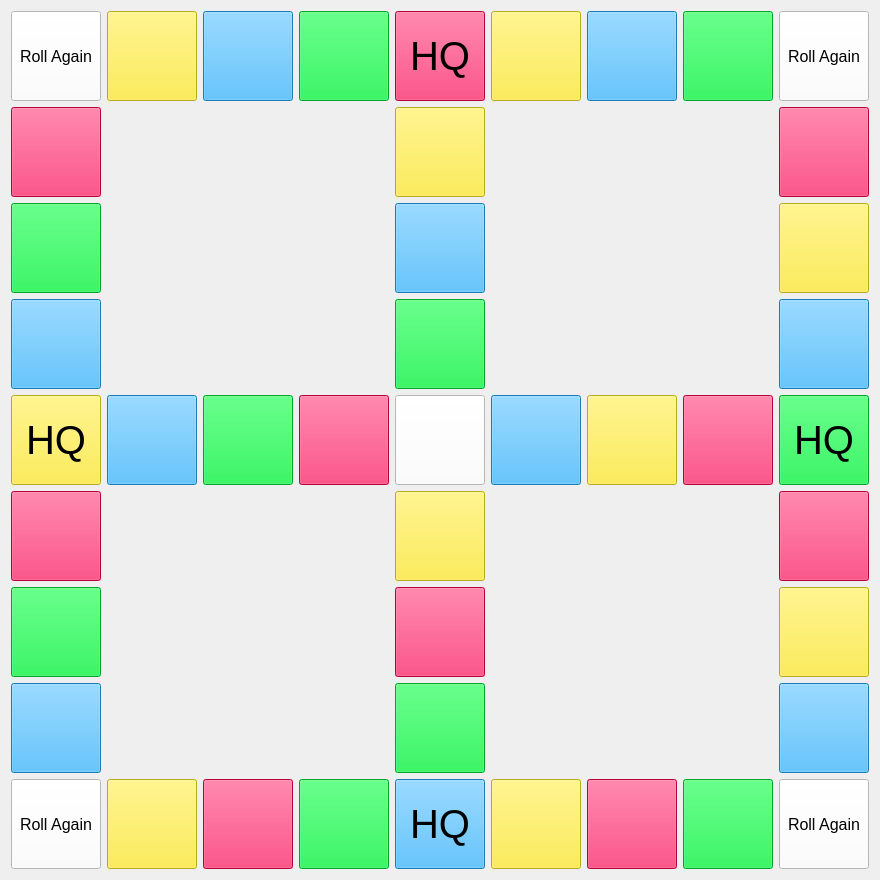
  <widget class="QWidget" name="layoutWidget">
   <property name="geometry">
    <rect>
     <x>40</x>
     <y>10</y>
     <width>868</width>
     <height>868</height>
    </rect>
   </property>
   <layout class="QGridLayout" name="gridLayout">
    <property name="sizeConstraint">
     <enum>QLayout::SetFixedSize</enum>
    </property>
    <item row="2" column="4">
     <widget class="QPushButton" name="btn_14">
      <property name="minimumSize">
       <size>
        <width>90</width>
        <height>90</height>
       </size>
      </property>
      <property name="maximumSize">
       <size>
        <width>90</width>
        <height>90</height>
       </size>
      </property>
      <property name="font">
       <font>
        <pointsize>30</pointsize>
       </font>
      </property>
      <property name="styleSheet">
       <string notr="true">background-color: rgb(255, 236, 39);</string>
      </property>
      <property name="text">
       <string/>
      </property>
     </widget>
    </item>
    <item row="0" column="0">
     <widget class="QPushButton" name="btn_1">
      <property name="minimumSize">
       <size>
        <width>90</width>
        <height>90</height>
       </size>
      </property>
      <property name="maximumSize">
       <size>
        <width>90</width>
        <height>90</height>
       </size>
      </property>
      <property name="font">
       <font>
        <pointsize>12</pointsize>
       </font>
      </property>
      <property name="styleSheet">
       <string notr="true">background-color: rgb(255, 255, 255);</string>
      </property>
      <property name="text">
       <string>Roll Again</string>
      </property>
     </widget>
    </item>
    <item row="12" column="7">
     <widget class="QPushButton" name="btn_80">
      <property name="minimumSize">
       <size>
        <width>90</width>
        <height>90</height>
       </size>
      </property>
      <property name="maximumSize">
       <size>
        <width>90</width>
        <height>90</height>
       </size>
      </property>
      <property name="font">
       <font>
        <pointsize>30</pointsize>
       </font>
      </property>
      <property name="styleSheet">
       <string notr="true">background-color: rgb(0, 228, 54);</string>
      </property>
      <property name="text">
       <string/>
      </property>
     </widget>
    </item>
    <item row="0" column="6">
     <widget class="QPushButton" name="btn_7">
      <property name="minimumSize">
       <size>
        <width>90</width>
        <height>90</height>
       </size>
      </property>
      <property name="maximumSize">
       <size>
        <width>90</width>
        <height>90</height>
       </size>
      </property>
      <property name="font">
       <font>
        <pointsize>30</pointsize>
       </font>
      </property>
      <property name="styleSheet">
       <string notr="true">background-color: rgb(41, 173, 255);</string>
      </property>
      <property name="text">
       <string/>
      </property>
     </widget>
    </item>
    <item row="10" column="0">
     <widget class="QPushButton" name="btn_64">
      <property name="minimumSize">
       <size>
        <width>90</width>
        <height>90</height>
       </size>
      </property>
      <property name="maximumSize">
       <size>
        <width>90</width>
        <height>90</height>
       </size>
      </property>
      <property name="font">
       <font>
        <pointsize>30</pointsize>
       </font>
      </property>
      <property name="styleSheet">
       <string notr="true">background-color: rgb(41, 173, 255);</string>
      </property>
      <property name="text">
       <string/>
      </property>
     </widget>
    </item>
    <item row="8" column="4">
     <widget class="QPushButton" name="btn_59">
      <property name="minimumSize">
       <size>
        <width>90</width>
        <height>90</height>
       </size>
      </property>
      <property name="maximumSize">
       <size>
        <width>90</width>
        <height>90</height>
       </size>
      </property>
      <property name="font">
       <font>
        <pointsize>30</pointsize>
       </font>
      </property>
      <property name="styleSheet">
       <string notr="true">background-color: rgb(255, 0, 77);</string>
      </property>
      <property name="text">
       <string/>
      </property>
     </widget>
    </item>
    <item row="7" column="4">
     <widget class="QPushButton" name="btn_50">
      <property name="minimumSize">
       <size>
        <width>90</width>
        <height>90</height>
       </size>
      </property>
      <property name="maximumSize">
       <size>
        <width>90</width>
        <height>90</height>
       </size>
      </property>
      <property name="font">
       <font>
        <pointsize>30</pointsize>
       </font>
      </property>
      <property name="styleSheet">
       <string notr="true">background-color: rgb(255, 236, 39);</string>
      </property>
      <property name="text">
       <string/>
      </property>
     </widget>
    </item>
    <item row="8" column="0">
     <widget class="QPushButton" name="btn_55">
      <property name="minimumSize">
       <size>
        <width>90</width>
        <height>90</height>
       </size>
      </property>
      <property name="maximumSize">
       <size>
        <width>90</width>
        <height>90</height>
       </size>
      </property>
      <property name="font">
       <font>
        <pointsize>30</pointsize>
       </font>
      </property>
      <property name="styleSheet">
       <string notr="true">background-color: rgb(0, 228, 54);</string>
      </property>
      <property name="text">
       <string/>
      </property>
     </widget>
    </item>
    <item row="12" column="4">
     <widget class="QPushButton" name="btn_77">
      <property name="minimumSize">
       <size>
        <width>90</width>
        <height>90</height>
       </size>
      </property>
      <property name="maximumSize">
       <size>
        <width>90</width>
        <height>90</height>
       </size>
      </property>
      <property name="font">
       <font>
        <pointsize>30</pointsize>
       </font>
      </property>
      <property name="styleSheet">
       <string notr="true">background-color: rgb(41, 173, 255);</string>
      </property>
      <property name="text">
       <string>HQ</string>
      </property>
     </widget>
    </item>
    <item row="12" column="2">
     <widget class="QPushButton" name="btn_75">
      <property name="minimumSize">
       <size>
        <width>90</width>
        <height>90</height>
       </size>
      </property>
      <property name="maximumSize">
       <size>
        <width>90</width>
        <height>90</height>
       </size>
      </property>
      <property name="font">
       <font>
        <pointsize>30</pointsize>
       </font>
      </property>
      <property name="styleSheet">
       <string notr="true">background-color: rgb(255, 0, 77);</string>
      </property>
      <property name="text">
       <string/>
      </property>
     </widget>
    </item>
    <item row="10" column="4">
     <widget class="QPushButton" name="btn_68">
      <property name="minimumSize">
       <size>
        <width>90</width>
        <height>90</height>
       </size>
      </property>
      <property name="maximumSize">
       <size>
        <width>90</width>
        <height>90</height>
       </size>
      </property>
      <property name="font">
       <font>
        <pointsize>30</pointsize>
       </font>
      </property>
      <property name="styleSheet">
       <string notr="true">background-color: rgb(0, 228, 54);</string>
      </property>
      <property name="text">
       <string/>
      </property>
     </widget>
    </item>
    <item row="8" column="8">
     <widget class="QPushButton" name="btn_63">
      <property name="minimumSize">
       <size>
        <width>90</width>
        <height>90</height>
       </size>
      </property>
      <property name="maximumSize">
       <size>
        <width>90</width>
        <height>90</height>
       </size>
      </property>
      <property name="font">
       <font>
        <pointsize>30</pointsize>
       </font>
      </property>
      <property name="styleSheet">
       <string notr="true">background-color: rgb(255, 236, 39);</string>
      </property>
      <property name="text">
       <string/>
      </property>
     </widget>
    </item>
    <item row="10" column="8">
     <widget class="QPushButton" name="btn_72">
      <property name="minimumSize">
       <size>
        <width>90</width>
        <height>90</height>
       </size>
      </property>
      <property name="maximumSize">
       <size>
        <width>90</width>
        <height>90</height>
       </size>
      </property>
      <property name="font">
       <font>
        <pointsize>30</pointsize>
       </font>
      </property>
      <property name="styleSheet">
       <string notr="true">background-color: rgb(41, 173, 255);</string>
      </property>
      <property name="text">
       <string/>
      </property>
     </widget>
    </item>
    <item row="12" column="0">
     <widget class="QPushButton" name="btn_73">
      <property name="minimumSize">
       <size>
        <width>90</width>
        <height>90</height>
       </size>
      </property>
      <property name="maximumSize">
       <size>
        <width>90</width>
        <height>90</height>
       </size>
      </property>
      <property name="font">
       <font>
        <pointsize>12</pointsize>
       </font>
      </property>
      <property name="styleSheet">
       <string notr="true">background-color: rgb(255, 255, 255);</string>
      </property>
      <property name="text">
       <string>Roll Again</string>
      </property>
     </widget>
    </item>
    <item row="4" column="0">
     <widget class="QPushButton" name="btn_19">
      <property name="minimumSize">
       <size>
        <width>90</width>
        <height>90</height>
       </size>
      </property>
      <property name="maximumSize">
       <size>
        <width>90</width>
        <height>90</height>
       </size>
      </property>
      <property name="font">
       <font>
        <pointsize>30</pointsize>
       </font>
      </property>
      <property name="styleSheet">
       <string notr="true">background-color: rgb(0, 228, 54);</string>
      </property>
      <property name="text">
       <string/>
      </property>
     </widget>
    </item>
    <item row="7" column="8">
     <widget class="QPushButton" name="btn_54">
      <property name="minimumSize">
       <size>
        <width>90</width>
        <height>90</height>
       </size>
      </property>
      <property name="maximumSize">
       <size>
        <width>90</width>
        <height>90</height>
       </size>
      </property>
      <property name="font">
       <font>
        <pointsize>30</pointsize>
       </font>
      </property>
      <property name="styleSheet">
       <string notr="true">background-color: rgb(255, 0, 77);</string>
      </property>
      <property name="text">
       <string/>
      </property>
     </widget>
    </item>
    <item row="5" column="0">
     <widget class="QPushButton" name="btn_28">
      <property name="minimumSize">
       <size>
        <width>90</width>
        <height>90</height>
       </size>
      </property>
      <property name="maximumSize">
       <size>
        <width>90</width>
        <height>90</height>
       </size>
      </property>
      <property name="font">
       <font>
        <pointsize>30</pointsize>
       </font>
      </property>
      <property name="styleSheet">
       <string notr="true">background-color: rgb(41, 173, 255);</string>
      </property>
      <property name="text">
       <string/>
      </property>
     </widget>
    </item>
    <item row="4" column="4">
     <widget class="QPushButton" name="btn_23">
      <property name="minimumSize">
       <size>
        <width>90</width>
        <height>90</height>
       </size>
      </property>
      <property name="maximumSize">
       <size>
        <width>90</width>
        <height>90</height>
       </size>
      </property>
      <property name="font">
       <font>
        <pointsize>30</pointsize>
       </font>
      </property>
      <property name="styleSheet">
       <string notr="true">background-color: rgb(41, 173, 255);</string>
      </property>
      <property name="text">
       <string/>
      </property>
     </widget>
    </item>
    <item row="5" column="4">
     <widget class="QPushButton" name="btn_32">
      <property name="minimumSize">
       <size>
        <width>90</width>
        <height>90</height>
       </size>
      </property>
      <property name="maximumSize">
       <size>
        <width>90</width>
        <height>90</height>
       </size>
      </property>
      <property name="font">
       <font>
        <pointsize>30</pointsize>
       </font>
      </property>
      <property name="styleSheet">
       <string notr="true">background-color: rgb(0, 228, 54);</string>
      </property>
      <property name="text">
       <string/>
      </property>
     </widget>
    </item>
    <item row="5" column="8">
     <widget class="QPushButton" name="btn_36">
      <property name="minimumSize">
       <size>
        <width>90</width>
        <height>90</height>
       </size>
      </property>
      <property name="maximumSize">
       <size>
        <width>90</width>
        <height>90</height>
       </size>
      </property>
      <property name="font">
       <font>
        <pointsize>30</pointsize>
       </font>
      </property>
      <property name="styleSheet">
       <string notr="true">background-color: rgb(41, 173, 255);</string>
      </property>
      <property name="text">
       <string/>
      </property>
     </widget>
    </item>
    <item row="0" column="3">
     <widget class="QPushButton" name="btn_4">
      <property name="minimumSize">
       <size>
        <width>90</width>
        <height>90</height>
       </size>
      </property>
      <property name="maximumSize">
       <size>
        <width>90</width>
        <height>90</height>
       </size>
      </property>
      <property name="font">
       <font>
        <pointsize>30</pointsize>
       </font>
      </property>
      <property name="styleSheet">
       <string notr="true">background-color: rgb(0, 228, 54);</string>
      </property>
      <property name="text">
       <string/>
      </property>
     </widget>
    </item>
    <item row="0" column="2">
     <widget class="QPushButton" name="btn_3">
      <property name="minimumSize">
       <size>
        <width>90</width>
        <height>90</height>
       </size>
      </property>
      <property name="maximumSize">
       <size>
        <width>90</width>
        <height>90</height>
       </size>
      </property>
      <property name="font">
       <font>
        <pointsize>30</pointsize>
       </font>
      </property>
      <property name="styleSheet">
       <string notr="true">background-color: rgb(41, 173, 255);</string>
      </property>
      <property name="text">
       <string/>
      </property>
     </widget>
    </item>
    <item row="0" column="1">
     <widget class="QPushButton" name="btn_2">
      <property name="minimumSize">
       <size>
        <width>90</width>
        <height>90</height>
       </size>
      </property>
      <property name="maximumSize">
       <size>
        <width>90</width>
        <height>90</height>
       </size>
      </property>
      <property name="font">
       <font>
        <pointsize>30</pointsize>
       </font>
      </property>
      <property name="styleSheet">
       <string notr="true">background-color: rgb(255, 236, 39);</string>
      </property>
      <property name="text">
       <string/>
      </property>
     </widget>
    </item>
    <item row="0" column="4">
     <widget class="QPushButton" name="btn_5">
      <property name="minimumSize">
       <size>
        <width>90</width>
        <height>90</height>
       </size>
      </property>
      <property name="maximumSize">
       <size>
        <width>90</width>
        <height>90</height>
       </size>
      </property>
      <property name="font">
       <font>
        <pointsize>30</pointsize>
       </font>
      </property>
      <property name="styleSheet">
       <string notr="true">background-color: rgb(255, 0, 77);</string>
      </property>
      <property name="text">
       <string>HQ</string>
      </property>
     </widget>
    </item>
    <item row="0" column="5">
     <widget class="QPushButton" name="btn_6">
      <property name="minimumSize">
       <size>
        <width>90</width>
        <height>90</height>
       </size>
      </property>
      <property name="maximumSize">
       <size>
        <width>90</width>
        <height>90</height>
       </size>
      </property>
      <property name="font">
       <font>
        <pointsize>30</pointsize>
       </font>
      </property>
      <property name="styleSheet">
       <string notr="true">background-color: rgb(255, 236, 39);</string>
      </property>
      <property name="text">
       <string/>
      </property>
     </widget>
    </item>
    <item row="12" column="6">
     <widget class="QPushButton" name="btn_79">
      <property name="minimumSize">
       <size>
        <width>90</width>
        <height>90</height>
       </size>
      </property>
      <property name="maximumSize">
       <size>
        <width>90</width>
        <height>90</height>
       </size>
      </property>
      <property name="font">
       <font>
        <pointsize>30</pointsize>
       </font>
      </property>
      <property name="styleSheet">
       <string notr="true">background-color: rgb(255, 0, 77);</string>
      </property>
      <property name="text">
       <string/>
      </property>
     </widget>
    </item>
    <item row="2" column="8">
     <widget class="QPushButton" name="btn_18">
      <property name="minimumSize">
       <size>
        <width>90</width>
        <height>90</height>
       </size>
      </property>
      <property name="maximumSize">
       <size>
        <width>90</width>
        <height>90</height>
       </size>
      </property>
      <property name="font">
       <font>
        <pointsize>30</pointsize>
       </font>
      </property>
      <property name="styleSheet">
       <string notr="true">background-color: rgb(255, 0, 77);</string>
      </property>
      <property name="text">
       <string/>
      </property>
     </widget>
    </item>
    <item row="12" column="5">
     <widget class="QPushButton" name="btn_78">
      <property name="minimumSize">
       <size>
        <width>90</width>
        <height>90</height>
       </size>
      </property>
      <property name="maximumSize">
       <size>
        <width>90</width>
        <height>90</height>
       </size>
      </property>
      <property name="font">
       <font>
        <pointsize>30</pointsize>
       </font>
      </property>
      <property name="styleSheet">
       <string notr="true">background-color: rgb(255, 236, 39);</string>
      </property>
      <property name="text">
       <string/>
      </property>
     </widget>
    </item>
    <item row="12" column="3">
     <widget class="QPushButton" name="btn_76">
      <property name="minimumSize">
       <size>
        <width>90</width>
        <height>90</height>
       </size>
      </property>
      <property name="maximumSize">
       <size>
        <width>90</width>
        <height>90</height>
       </size>
      </property>
      <property name="font">
       <font>
        <pointsize>30</pointsize>
       </font>
      </property>
      <property name="styleSheet">
       <string notr="true">background-color: rgb(0, 228, 54);</string>
      </property>
      <property name="text">
       <string/>
      </property>
     </widget>
    </item>
    <item row="6" column="6">
     <widget class="QPushButton" name="btn_43">
      <property name="minimumSize">
       <size>
        <width>90</width>
        <height>90</height>
       </size>
      </property>
      <property name="maximumSize">
       <size>
        <width>90</width>
        <height>90</height>
       </size>
      </property>
      <property name="font">
       <font>
        <pointsize>30</pointsize>
       </font>
      </property>
      <property name="styleSheet">
       <string notr="true">background-color: rgb(255, 236, 39);</string>
      </property>
      <property name="text">
       <string/>
      </property>
     </widget>
    </item>
    <item row="6" column="8">
     <widget class="QPushButton" name="btn_45">
      <property name="minimumSize">
       <size>
        <width>90</width>
        <height>90</height>
       </size>
      </property>
      <property name="maximumSize">
       <size>
        <width>90</width>
        <height>90</height>
       </size>
      </property>
      <property name="font">
       <font>
        <pointsize>30</pointsize>
       </font>
      </property>
      <property name="styleSheet">
       <string notr="true">background-color: rgb(0, 228, 54);</string>
      </property>
      <property name="text">
       <string>HQ</string>
      </property>
     </widget>
    </item>
    <item row="6" column="7">
     <widget class="QPushButton" name="btn_44">
      <property name="minimumSize">
       <size>
        <width>90</width>
        <height>90</height>
       </size>
      </property>
      <property name="maximumSize">
       <size>
        <width>90</width>
        <height>90</height>
       </size>
      </property>
      <property name="font">
       <font>
        <pointsize>30</pointsize>
       </font>
      </property>
      <property name="styleSheet">
       <string notr="true">background-color: rgb(255, 0, 77);</string>
      </property>
      <property name="text">
       <string/>
      </property>
     </widget>
    </item>
    <item row="0" column="7">
     <widget class="QPushButton" name="btn_8">
      <property name="minimumSize">
       <size>
        <width>90</width>
        <height>90</height>
       </size>
      </property>
      <property name="maximumSize">
       <size>
        <width>90</width>
        <height>90</height>
       </size>
      </property>
      <property name="font">
       <font>
        <pointsize>30</pointsize>
       </font>
      </property>
      <property name="styleSheet">
       <string notr="true">background-color: rgb(0, 228, 54);</string>
      </property>
      <property name="text">
       <string/>
      </property>
     </widget>
    </item>
    <item row="12" column="8">
     <widget class="QPushButton" name="btn_81">
      <property name="minimumSize">
       <size>
        <width>90</width>
        <height>90</height>
       </size>
      </property>
      <property name="maximumSize">
       <size>
        <width>90</width>
        <height>90</height>
       </size>
      </property>
      <property name="font">
       <font>
        <pointsize>12</pointsize>
       </font>
      </property>
      <property name="styleSheet">
       <string notr="true">background-color: rgb(255, 255, 255);</string>
      </property>
      <property name="text">
       <string>Roll Again</string>
      </property>
     </widget>
    </item>
    <item row="6" column="0">
     <widget class="QPushButton" name="btn_37">
      <property name="minimumSize">
       <size>
        <width>90</width>
        <height>90</height>
       </size>
      </property>
      <property name="maximumSize">
       <size>
        <width>90</width>
        <height>90</height>
       </size>
      </property>
      <property name="font">
       <font>
        <pointsize>30</pointsize>
       </font>
      </property>
      <property name="styleSheet">
       <string notr="true">background-color: rgb(255, 236, 39);</string>
      </property>
      <property name="text">
       <string>HQ</string>
      </property>
     </widget>
    </item>
    <item row="6" column="2">
     <widget class="QPushButton" name="btn_39">
      <property name="minimumSize">
       <size>
        <width>90</width>
        <height>90</height>
       </size>
      </property>
      <property name="maximumSize">
       <size>
        <width>90</width>
        <height>90</height>
       </size>
      </property>
      <property name="font">
       <font>
        <pointsize>30</pointsize>
       </font>
      </property>
      <property name="styleSheet">
       <string notr="true">background-color: rgb(0, 228, 54);</string>
      </property>
      <property name="text">
       <string/>
      </property>
     </widget>
    </item>
    <item row="6" column="5">
     <widget class="QPushButton" name="btn_42">
      <property name="minimumSize">
       <size>
        <width>90</width>
        <height>90</height>
       </size>
      </property>
      <property name="maximumSize">
       <size>
        <width>90</width>
        <height>90</height>
       </size>
      </property>
      <property name="font">
       <font>
        <pointsize>30</pointsize>
       </font>
      </property>
      <property name="styleSheet">
       <string notr="true">background-color: rgb(41, 173, 255);</string>
      </property>
      <property name="text">
       <string/>
      </property>
     </widget>
    </item>
    <item row="6" column="3">
     <widget class="QPushButton" name="btn_40">
      <property name="minimumSize">
       <size>
        <width>90</width>
        <height>90</height>
       </size>
      </property>
      <property name="maximumSize">
       <size>
        <width>90</width>
        <height>90</height>
       </size>
      </property>
      <property name="font">
       <font>
        <pointsize>30</pointsize>
       </font>
      </property>
      <property name="styleSheet">
       <string notr="true">background-color: rgb(255, 0, 77);</string>
      </property>
      <property name="text">
       <string/>
      </property>
     </widget>
    </item>
    <item row="6" column="1">
     <widget class="QPushButton" name="btn_38">
      <property name="minimumSize">
       <size>
        <width>90</width>
        <height>90</height>
       </size>
      </property>
      <property name="maximumSize">
       <size>
        <width>90</width>
        <height>90</height>
       </size>
      </property>
      <property name="font">
       <font>
        <pointsize>30</pointsize>
       </font>
      </property>
      <property name="styleSheet">
       <string notr="true">background-color: rgb(41, 173, 255);</string>
      </property>
      <property name="text">
       <string/>
      </property>
     </widget>
    </item>
    <item row="0" column="8">
     <widget class="QPushButton" name="btn_9">
      <property name="minimumSize">
       <size>
        <width>90</width>
        <height>90</height>
       </size>
      </property>
      <property name="maximumSize">
       <size>
        <width>90</width>
        <height>90</height>
       </size>
      </property>
      <property name="font">
       <font>
        <pointsize>12</pointsize>
       </font>
      </property>
      <property name="styleSheet">
       <string notr="true">background-color: rgb(255, 255, 255);</string>
      </property>
      <property name="text">
       <string>Roll Again</string>
      </property>
     </widget>
    </item>
    <item row="6" column="4">
     <widget class="QPushButton" name="btn_41">
      <property name="minimumSize">
       <size>
        <width>90</width>
        <height>90</height>
       </size>
      </property>
      <property name="maximumSize">
       <size>
        <width>90</width>
        <height>90</height>
       </size>
      </property>
      <property name="font">
       <font>
        <pointsize>12</pointsize>
       </font>
      </property>
      <property name="styleSheet">
       <string notr="true">background-color: rgb(255, 255, 255);</string>
      </property>
      <property name="text">
       <string/>
      </property>
     </widget>
    </item>
    <item row="2" column="0">
     <widget class="QPushButton" name="btn_10">
      <property name="minimumSize">
       <size>
        <width>90</width>
        <height>90</height>
       </size>
      </property>
      <property name="maximumSize">
       <size>
        <width>90</width>
        <height>90</height>
       </size>
      </property>
      <property name="font">
       <font>
        <pointsize>30</pointsize>
       </font>
      </property>
      <property name="styleSheet">
       <string notr="true">background-color: rgb(255, 0, 77);</string>
      </property>
      <property name="text">
       <string/>
      </property>
     </widget>
    </item>
    <item row="4" column="8">
     <widget class="QPushButton" name="btn_27">
      <property name="minimumSize">
       <size>
        <width>90</width>
        <height>90</height>
       </size>
      </property>
      <property name="maximumSize">
       <size>
        <width>90</width>
        <height>90</height>
       </size>
      </property>
      <property name="font">
       <font>
        <pointsize>30</pointsize>
       </font>
      </property>
      <property name="styleSheet">
       <string notr="true">background-color: rgb(255, 236, 39);</string>
      </property>
      <property name="text">
       <string/>
      </property>
     </widget>
    </item>
    <item row="12" column="1">
     <widget class="QPushButton" name="btn_74">
      <property name="minimumSize">
       <size>
        <width>90</width>
        <height>90</height>
       </size>
      </property>
      <property name="maximumSize">
       <size>
        <width>90</width>
        <height>90</height>
       </size>
      </property>
      <property name="font">
       <font>
        <pointsize>30</pointsize>
       </font>
      </property>
      <property name="styleSheet">
       <string notr="true">background-color: rgb(255, 236, 39);</string>
      </property>
      <property name="text">
       <string/>
      </property>
     </widget>
    </item>
    <item row="7" column="0">
     <widget class="QPushButton" name="btn_46">
      <property name="minimumSize">
       <size>
        <width>90</width>
        <height>90</height>
       </size>
      </property>
      <property name="maximumSize">
       <size>
        <width>90</width>
        <height>90</height>
       </size>
      </property>
      <property name="font">
       <font>
        <pointsize>30</pointsize>
       </font>
      </property>
      <property name="styleSheet">
       <string notr="true">background-color: rgb(255, 0, 77);</string>
      </property>
      <property name="text">
       <string/>
      </property>
     </widget>
    </item>
   </layout>
  </widget>
